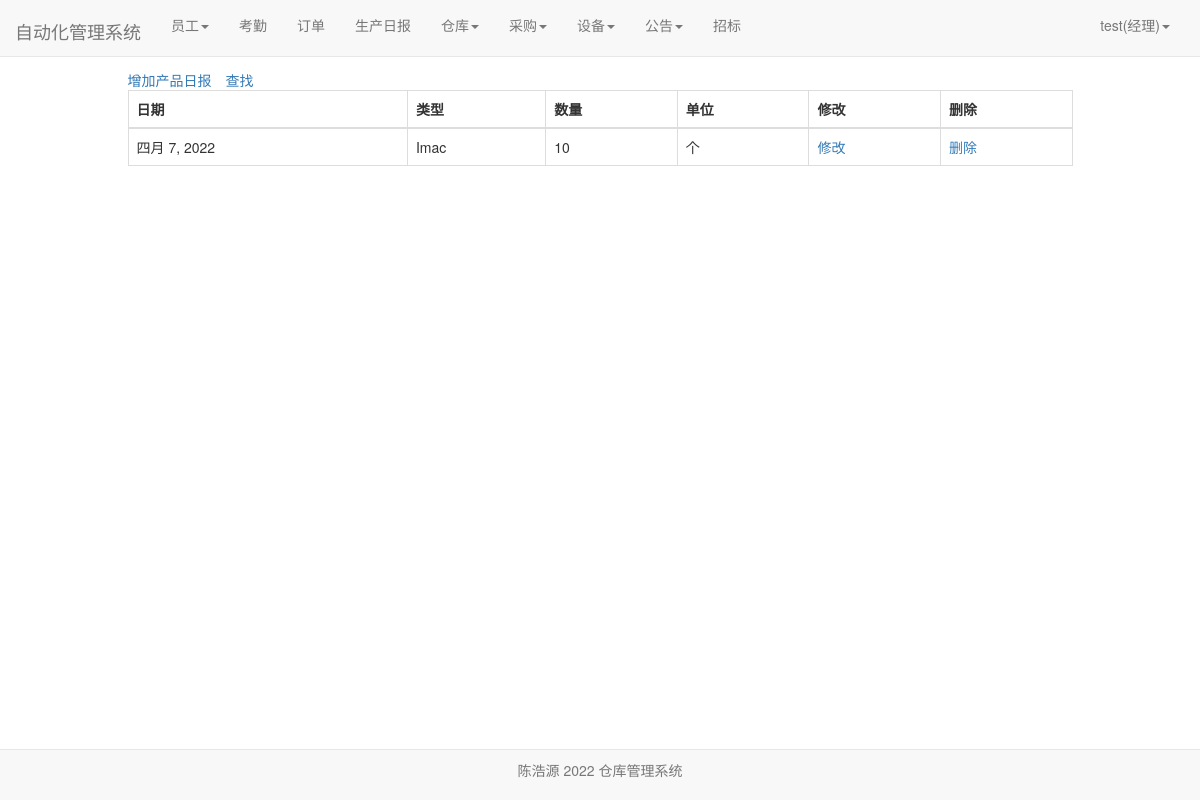
Screenshot of /warehouse/warehouse_diary/ (signed in) with the database file from the repository.
### user/models.py (models this page shows)
class Profile(models.Model):
    user = models.OneToOneField(User, on_delete=models.CASCADE)
    staff_gender = models.CharField(max_length=10, choices=(('male', '男'), ('female', '女')), default='male',
                                    verbose_name='性别')
    staff_age = models.PositiveIntegerField(verbose_name="年龄")
    staff_home = models.CharField(max_length=100, verbose_name="籍贯")
    staff_nationality = models.CharField(max_length=20, verbose_name="民族")  # 民族
    staff_tel = models.BigIntegerField(verbose_name="电话")
    start_time = models.DateField(auto_now_add=True, verbose_name="入职时间")  # 入职时间
    id_card = models.CharField(max_length=20,verbose_name="身份证")  # 身份证号
    staff_type = models.CharField(max_length=100,verbose_name="职位", null=True)  # 职位
    salary_pre_hour = models.IntegerField(verbose_name="时薪")  # 时薪
    class Meta:
        ordering = ['-start_time']

### warehouse/models.py (models this page shows)
class Warehouse(models.Model):#仓库
    current_time = models.DateField(auto_now_add=True, verbose_name="日期")
    product_name = models.ForeignKey(Product, on_delete=models.DO_NOTHING, verbose_name="产品类型", null=True)
    number = models.IntegerField(verbose_name="数量", null=True)
    unit = models.CharField(verbose_name="单位", null=True, max_length=10)
    class Meta:
        ordering = ['-current_time']

class Product(models.Model):
    product_name = models.CharField(max_length=100)
    def __str__(self):
        return self.product_name

### warehouse/views.py (the view)
# urls.py: path('warehouse_diary/', views.warehouse_diary, name='warehouse_diary'),
def warehouse_diary(request):
    context = {}
    warehouse_diaries = Warehouse.objects.all()
    context['warehouse_diaries'] = warehouse_diaries
    return render(request, 'warehouse_diary.html', context)

### user/models.py (called while the page is built)
def get_staff_type(self):
    if Profile.objects.filter(user=self).exists():
        profile = Profile.objects.get(user=self)
        return profile.staff_type
    else:
        return ''

### warehouse/templates/warehouse_diary.html (shortened to what this page needs)
{% extends 'base.html' %}
{% block nav_warehousediary_active %}active{% endblock %}
{% block content %}
    <div class="containter">
        <div class="row">
            <div class="col-xs-10 col-xs-offset-1">
                {% if user.is_authenticated %}
                <table class="table table-bordered table-hover">
                    <a href="{% url 'warehouse_append' %}">增加产品日报</a>
                    <span style="margin-left: 1em"><a href="{% url 'warehouse_diary_select' %}">查找</a></span>
                  <thead>
                    <tr>
                      <th scope="col">日期</th>
                      <th scope="col">类型</th>
                      <th scope="col">数量</th>
                        <th scope="col">单位</th>
                           <th scope="col">修改</th>
                      <th scope="col">删除</th>
                    </tr>
                  </thead>
                  <tbody>
                  {%for warehouse_diary in warehouse_diaries%}
                    <tr>
                      <td>{{warehouse_diary.current_time}}</td>
                      <td>{{warehouse_diary.product_name}}</td>
                      <td>{{warehouse_diary.number}}</td>
                        <td>{{warehouse_diary.unit}}</td>
                           <td><a href="{% url 'warehouse_diary_modify' warehouse_diary.pk %}">修改</a></li></td>
                      <td><a href="{% url 'warehouse_diary_delete' warehouse_diary.pk %}">删除</a></li></td>
                    </tr>
                  {% endfor %}
                  </tbody>
                </table>
                {% else %}
                    <span>未登录，跳转到首页...</span>
                    <script type="text/javascript">
                        window.location.href = '/';
                    </script>
                {% endif %}
            </div>
        </div>
    </div>
{% endblock %}

### templates/base.html (shortened to what this page needs)
{% load staticfiles %}
<!doctype html>
<html lang="en">
<head>
    <link rel="stylesheet" href="{% static 'base.css' %}">
     <link rel="stylesheet" href="{% static 'home.css' %}">
    <link rel="stylesheet" href="{% static 'bootstrap-3.37/css/bootstrap.min.css' %}">
</head>
<body>
     <div class="navbar navbar-default navbar-fixed-top" role="navigation">
        <div class="container-fluid">
            <div class="navbar-header">
            </div>
        </div>
     </div>
    <nav class="navbar navbar-default navbar-fixed-top">
      <div class="container-fluid">
        <div class="navbar-header">
          <a class="navbar-brand" href="{% url 'home' %}">自动化管理系统</a>
        </div>
          {% if  user.is_authenticated %}
        <div class="collapse navbar-collapse" id="bs-example-navbar-collapse-1">
          <ul class="nav navbar-nav">
              {% if user.get_staff_type == '经理' %}
              <li class="{% block nav_staff_active %}{% endblock %}">
                    <li class="dropdown">
                      <a href="#" class="dropdown-toggle" data-toggle="dropdown" role="button" aria-haspopup="true" aria-expanded="false">员工<span class="caret"></span></a>
                    </li>
                  </li>
                 <li class="{% block nav_attendence_active %}{% endblock %}"><a href="{% url 'attendence_lists'%}">考勤</a></li>
                  <li class="{% block nav_order_active %}{% endblock %}"><a href="{% url 'order_list' %}">订单</a></li>
                  <li class="{% block nav_producediary_active %}{% endblock %}"><a href="{% url 'product_diary' %}">生产日报</a></li>
                   <li class="{% block nav_warehousediary_active %}{% endblock %}">
                    <li class="dropdown">
                      <a href="#" class="dropdown-toggle" data-toggle="dropdown" role="button" aria-haspopup="true" aria-expanded="false">仓库<span class="caret"></span></a>
                    </li>
                  </li>
                  <li class="{% block nav_purchase_active %}{% endblock %}">
                    <li class="dropdown">
                      <a href="#" class="dropdown-toggle" data-toggle="dropdown" role="button" aria-haspopup="true" aria-expanded="false">采购<span class="caret"></span></a>
                    </li>
                  </li>
                  <li class="{% block nav_facility_active %}{% endblock %}">
                    <li class="dropdown">
                      <a href="#" class="dropdown-toggle" data-toggle="dropdown" role="button" aria-haspopup="true" aria-expanded="false">设备<span class="caret"></span></a>
                    </li>
                  </li>
              <li class="{% block nav_notice_active %}{% endblock %}">
                    <li class="dropdown">
                      <a href="#" class="dropdown-toggle" data-toggle="dropdown" role="button" aria-haspopup="true" aria-expanded="false">公告<span class="caret"></span></a>
                    </li>
                  </li>
                  <li class="{% block nav_salary_active %}{% endblock %}"><a href="{% url 'bidding'%}">招标</a></li>
              {%endif%}
          </ul>
        <ul class="nav navbar-nav navbar-right">
            <li class="dropdown">
              <a href="#" class="dropdown-toggle" data-toggle="dropdown" role="button" aria-haspopup="true" aria-expanded="false">
                  {{user.username}}({{user.get_staff_type}})<span class="caret"></span></a>
            </li>
        </ul>
    </div>
          {% else %}
           <ul class="nav navbar-nav navbar-right">
                <li><a href="{% url 'login' %}?from={{ request.get_full_path }}">登录</a></li>
           </ul>
          {% endif %}
      </div>
    </nav>
     <div id="footer" class="container">
    <nav class="navbar navbar-default navbar-fixed-bottom">
        <div class="navbar-inner navbar-content-center">
            <p class="text-muted credit text-center" style="padding: 10px;">
                陈浩源 2022 仓库管理系统
            </p>
        </div>
    </nav>
    {% block content%} {% endblock %}
</body>
</html>

### static/home.css (style rules this page uses)
* { margin: 0; padding: 0; }
body { margin-top: 70px!important; }
ul { list-style-type: none!important; }
ul.navbar-right { margin-right: 0; }
div.navbar-header { font-size: 200%; padding-top: 0.2em; }

### rows the page displays
Warehouse: current_time "四月 7, 2022", product_name "Imac", number "10", unit "个"

### other values shown
{{ user.username }} "test"
{{ user.get_staff_type }} "经理"
